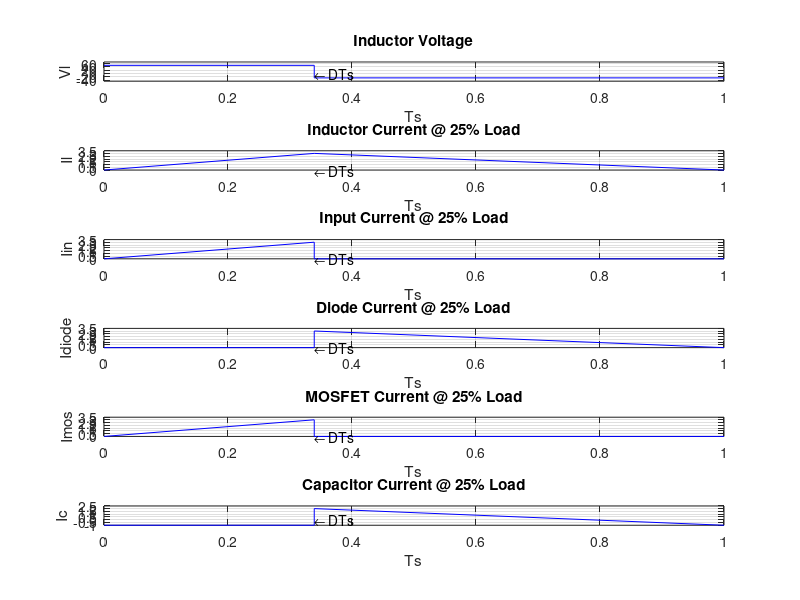
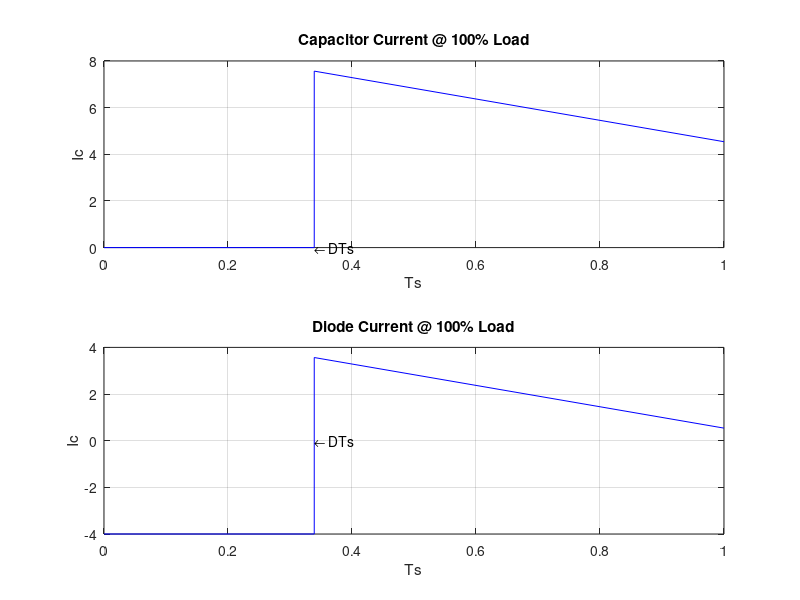

These figures' MATLAB source, in order:
clear
close all
Vin = 50
Vout = -25;
Io = 4;
Vpp = 0.1;
fs = 65000;
Vds = 0.3;
Vdiode = 0.5;

V1 = Vin - Vds;
V2 = Vdiode - Vout;

D = V2/(V1+V2);
IAvg25 = 0.25*Io
Ipk = (2*IAvg25)/(1-D)
L = V1*(D/fs)/Ipk
x = [1 1;-1 1]\[2*Io/(1-D);-Ipk]
I1 = x(1)
I2 = x(2)
ESR = Vpp/I1
Irms = sqrt((-Io)^2*D+(1-D)/3*((I1-Io)^2+(I1-Io)*(I2-Io)+(I2-Io)^2))
%Inductor voltage
subplot(6,1,1)
plot([0 D], [V1 V1], 'b')
hold on
plot([D D], [V1 -V2], 'b')
hold on
plot([D 1], [-V2 -V2], 'b')
text(D, 0, '\leftarrow DTs')
grid on
xlabel('Ts')
ylabel('Vl')
ylim([-V2-20 V1+20])
title('Inductor Voltage')

%Inductor current
subplot(6,1,2)
plot([0 D], [0, Ipk], 'b')
hold on
plot([D 1], [Ipk 0], 'b')
text(D, 0, '\leftarrow DTs')
xlabel('Ts')
ylabel('Il')
title('Inductor Current @ 25% Load')
grid on

%Input current
subplot(6,1,3)
plot([0 D], [0, Ipk], 'b')
hold on
plot([D D], [Ipk 0], 'b')
hold on
plot([D 1], [0 0], 'b')
text(D, 0, '\leftarrow DTs')
xlabel('Ts')
ylabel('Iin')
title('Input Current @ 25% Load')
grid on

%Diode current
subplot(6,1,4)
plot([0 D], [0 0], 'b')
hold on
plot([D D], [0 Ipk], 'b')
hold on
plot([D 1], [Ipk 0], 'b')
text(D, 0, '\leftarrow DTs')
xlabel('Ts')
ylabel('Idiode')
title('Diode Current @ 25% Load')
grid on

%MOSFET current
subplot(6,1,5)
plot([0 D], [0 Ipk], 'b')
hold on
plot([D D], [Ipk 0], 'b')
hold on
plot([D 1], [0 0], 'b')
text(D, 0, '\leftarrow DTs')
xlabel('Ts')
ylabel('Imos')
title('MOSFET Current @ 25% Load')
grid on

%Capacitor current
subplot(6,1,6)
plot([0 D], [-IAvg25 -IAvg25], 'b')
hold on
plot([D D], [0-IAvg25 Ipk-IAvg25], 'b')
hold on
plot([D 1], [Ipk-IAvg25 0-IAvg25], 'b')
text(D, 0, '\leftarrow DTs')
xlabel('Ts')
ylabel('Ic')
title('Capacitor Current @ 25% Load')
grid on


%Diode current @ 100% load
figure
subplot(2,1,1)
plot([0 D], [0 0], 'b')
hold on
plot([D D], [0 I1], 'b')
hold on
plot([D 1], [I1 I2], 'b')
text(D, 0, '\leftarrow DTs')
xlabel('Ts')
ylabel('Ic')
title('Capacitor Current @ 100% Load')
grid on

%Capacitor current @ 100% load
subplot(2,1,2)
plot([0 D], [-Io -Io], 'b')
hold on
plot([D D], [-Io I1-Io], 'b')
hold on
plot([D 1], [I1-Io I2-Io], 'b')
text(D, 0, '\leftarrow DTs')
xlabel('Ts')
ylabel('Ic')
title('Diode Current @ 100% Load')
grid on






